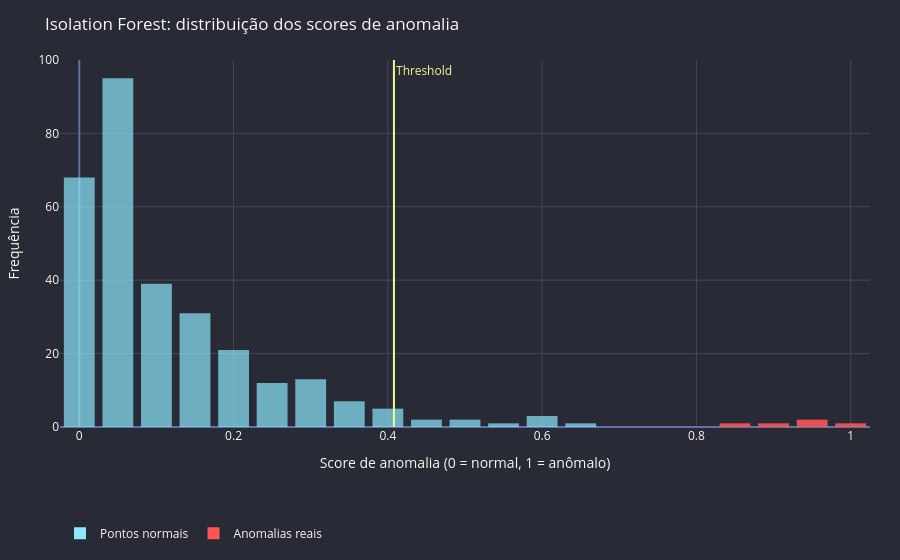

The notebook cell saved with this chart:
### Markdown cell above
## 7. Score do Isolation Forest: Distribuição de Scores

Mostra a distribuição dos scores de anomalia para todos os pontos.

### Code cell
from sklearn.ensemble import IsolationForest
from sklearn.preprocessing import StandardScaler

np.random.seed(42)
n_normal = 300
normais = pd.DataFrame({
    "gasto_mensal": np.random.normal(500, 120, n_normal),
    "numero_compras": np.random.normal(12, 3, n_normal)
})
anomalias_reais = pd.DataFrame({
    "gasto_mensal": [1200, 1400, 100, 1600, 80],
    "numero_compras": [2, 3, 40, 1, 45]
})
dados = pd.concat([normais, anomalias_reais], ignore_index=True)
dados["anomalia_real"] = [0] * n_normal + [1] * len(anomalias_reais)

X = dados[["gasto_mensal", "numero_compras"]].values
scaler = StandardScaler()
X_scaled = scaler.fit_transform(X)

modelo = IsolationForest(contamination=0.05, random_state=42, n_estimators=100)
modelo.fit(X_scaled)

# decision_function retorna score: mais negativo = mais anômalo
scores = modelo.decision_function(X_scaled)
# Converter para score de anomalia (0 a 1)
anomaly_scores = -scores  # inverter: maior = mais anômalo
anomaly_scores = (anomaly_scores - anomaly_scores.min()) / (anomaly_scores.max() - anomaly_scores.min())

fig_iso_scores = go.Figure()

# Histograma dos scores
fig_iso_scores.add_trace(go.Histogram(
    x=anomaly_scores[dados["anomalia_real"] == 0], name='Pontos normais',
    marker=dict(color=DRACULA['cyan'], opacity=0.7), nbinsx=30,
))
fig_iso_scores.add_trace(go.Histogram(
    x=anomaly_scores[dados["anomalia_real"] == 1], name='Anomalias reais',
    marker=dict(color=DRACULA['red'], opacity=0.9), nbinsx=10,
))

# Linha de threshold
threshold = np.percentile(anomaly_scores, 95)
fig_iso_scores.add_vline(x=threshold, line_color=DRACULA['yellow'], line_width=2,
                         annotation_text='Threshold', annotation_font_color=DRACULA['yellow'])

fig_iso_scores.update_xaxes(title="Score de anomalia (0 = normal, 1 = anômalo)")
fig_iso_scores.update_yaxes(title="Frequência")
fig_iso_scores = apply_dracula(fig_iso_scores, "Isolation Forest: distribuição dos scores de anomalia")
fig_iso_scores.show()

### Figure 1 — Plotly figure (JSON) as saved in the notebook; plotly's stock layout.template omitted (floating-point values rounded to 4 significant figures; data arrays with more than 128 entries replaced by an {"elided": "..."} marker saying what was removed)
{"data": [{"marker": {"color": "#8be9fd", "opacity": 0.7}, "name": "Pontos normais", "nbinsx": 30, "type": "histogram", "x": {"elided": "300 float values"}}, {"marker": {"color": "#ff5555", "opacity": 0.9}, "name": "Anomalias reais", "nbinsx": 10, "type": "histogram", "x": [0.8267, 0.879, 0.9476, 0.9618, 1.0]}], "layout": {"annotations": [{"font": {"color": "#f1fa8c"}, "showarrow": false, "text": "Threshold", "x": 0.4079, "xanchor": "left", "xref": "x", "y": 1, "yanchor": "top", "yref": "y domain"}], "font": {"color": "#f8f8f2"}, "legend": {"orientation": "h", "y": -0.25}, "margin": {"b": 55, "l": 60, "r": 30, "t": 60}, "paper_bgcolor": "#282a36", "plot_bgcolor": "#282a36", "shapes": [{"line": {"color": "#f1fa8c", "width": 2}, "type": "line", "x0": 0.4079, "x1": 0.4079, "xref": "x", "y0": 0, "y1": 1, "yref": "y domain"}], "showlegend": true, "title": {"text": "Isolation Forest: distribuição dos scores de anomalia"}, "xaxis": {"gridcolor": "#44475a", "title": {"text": "Score de anomalia (0 = normal, 1 = anômalo)"}, "zerolinecolor": "#6272a4"}, "yaxis": {"gridcolor": "#44475a", "title": {"text": "Frequência"}, "zerolinecolor": "#6272a4"}}}
